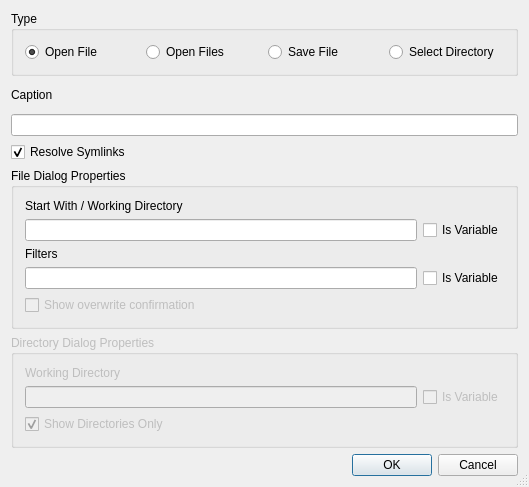
<?xml version="1.0" encoding="UTF-8"?>
<ui version="4.0">
 <class>FileDialogWizardDialog</class>
 <widget class="QDialog" name="FileDialogWizardDialog">
  <property name="geometry">
   <rect>
    <x>0</x>
    <y>0</y>
    <width>529</width>
    <height>487</height>
   </rect>
  </property>
  <property name="windowTitle">
   <string>QFileDialog Wizard</string>
  </property>
  <property name="sizeGripEnabled">
   <bool>true</bool>
  </property>
  <layout class="QVBoxLayout">
   <item>
    <widget class="QGroupBox" name="groupBox">
     <property name="title">
      <string>Type</string>
     </property>
     <layout class="QHBoxLayout">
      <item>
       <widget class="QRadioButton" name="rOpenFile">
        <property name="toolTip">
         <string>Select to create an 'Open File' dialog</string>
        </property>
        <property name="text">
         <string>Open File</string>
        </property>
        <property name="checked">
         <bool>true</bool>
        </property>
       </widget>
      </item>
      <item>
       <widget class="QRadioButton" name="rOpenFiles">
        <property name="toolTip">
         <string>Select to create an 'Open Files' dialog</string>
        </property>
        <property name="text">
         <string>Open Files</string>
        </property>
       </widget>
      </item>
      <item>
       <widget class="QRadioButton" name="rSaveFile">
        <property name="toolTip">
         <string>Select to create a 'Save File' dialog</string>
        </property>
        <property name="text">
         <string>Save File</string>
        </property>
       </widget>
      </item>
      <item>
       <widget class="QRadioButton" name="rDirectory">
        <property name="toolTip">
         <string>Select to create a 'Select Directory' dialog</string>
        </property>
        <property name="text">
         <string>Select Directory</string>
        </property>
       </widget>
      </item>
     </layout>
    </widget>
   </item>
   <item>
    <widget class="QLabel" name="TextLabel1">
     <property name="text">
      <string>Caption</string>
     </property>
    </widget>
   </item>
   <item>
    <widget class="QLineEdit" name="eCaption">
     <property name="toolTip">
      <string>Enter the caption text</string>
     </property>
    </widget>
   </item>
   <item>
    <widget class="QCheckBox" name="cSymlinks">
     <property name="toolTip">
      <string>Check to resolve symbolic links</string>
     </property>
     <property name="text">
      <string>Resolve Symlinks</string>
     </property>
     <property name="checked">
      <bool>true</bool>
     </property>
    </widget>
   </item>
   <item>
    <widget class="QGroupBox" name="filePropertiesGroup">
     <property name="title">
      <string>File Dialog Properties</string>
     </property>
     <layout class="QGridLayout">
      <item row="3" column="1">
       <widget class="QCheckBox" name="cFilters">
        <property name="toolTip">
         <string>Check this if the contents of the edit names a variable or variable function</string>
        </property>
        <property name="text">
         <string>Is Variable</string>
        </property>
       </widget>
      </item>
      <item row="3" column="0">
       <widget class="QLineEdit" name="eFilters">
        <property name="toolTip">
         <string>Enter the filter specifications separated by ';;'</string>
        </property>
       </widget>
      </item>
      <item row="1" column="1">
       <widget class="QCheckBox" name="cStartWith">
        <property name="toolTip">
         <string>Check this if the contents of the edit names a variable or variable function</string>
        </property>
        <property name="text">
         <string>Is Variable</string>
        </property>
       </widget>
      </item>
      <item row="1" column="0">
       <widget class="QLineEdit" name="eStartWith">
        <property name="toolTip">
         <string>Enter the working directory or a filename</string>
        </property>
       </widget>
      </item>
      <item row="2" column="0" colspan="2">
       <widget class="QLabel" name="TextLabel2">
        <property name="text">
         <string>Filters</string>
        </property>
       </widget>
      </item>
      <item row="4" column="0" colspan="2">
       <widget class="QCheckBox" name="cConfirmOverwrite">
        <property name="enabled">
         <bool>false</bool>
        </property>
        <property name="toolTip">
         <string>Select to show an overwrite confirmation dialog</string>
        </property>
        <property name="text">
         <string>Show overwrite confirmation</string>
        </property>
       </widget>
      </item>
      <item row="0" column="0" colspan="2">
       <widget class="QLabel" name="TextLabel3">
        <property name="text">
         <string>Start With / Working Directory</string>
        </property>
       </widget>
      </item>
     </layout>
    </widget>
   </item>
   <item>
    <widget class="QGroupBox" name="dirPropertiesGroup">
     <property name="enabled">
      <bool>false</bool>
     </property>
     <property name="title">
      <string>Directory Dialog Properties</string>
     </property>
     <layout class="QGridLayout">
      <item row="1" column="0">
       <widget class="QLineEdit" name="eWorkDir">
        <property name="toolTip">
         <string>Enter the working directory</string>
        </property>
       </widget>
      </item>
      <item row="0" column="0" colspan="2">
       <widget class="QLabel" name="TextLabel4">
        <property name="text">
         <string>Working Directory</string>
        </property>
       </widget>
      </item>
      <item row="1" column="1">
       <widget class="QCheckBox" name="cWorkDir">
        <property name="toolTip">
         <string>Check this if the contents of the edit names a variable or variable function</string>
        </property>
        <property name="text">
         <string>Is Variable</string>
        </property>
       </widget>
      </item>
      <item row="2" column="0" colspan="2">
       <widget class="QCheckBox" name="cDirOnly">
        <property name="toolTip">
         <string>Check to display directories only</string>
        </property>
        <property name="text">
         <string>Show Directories Only</string>
        </property>
        <property name="checked">
         <bool>true</bool>
        </property>
       </widget>
      </item>
     </layout>
    </widget>
   </item>
   <item>
    <widget class="QDialogButtonBox" name="buttonBox">
     <property name="orientation">
      <enum>Qt::Horizontal</enum>
     </property>
     <property name="standardButtons">
      <set>QDialogButtonBox::Cancel|QDialogButtonBox::Ok</set>
     </property>
    </widget>
   </item>
  </layout>
 </widget>
 <layoutdefault spacing="6" margin="11"/>
 <pixmapfunction>qPixmapFromMimeSource</pixmapfunction>
 <tabstops>
  <tabstop>rOpenFile</tabstop>
  <tabstop>rOpenFiles</tabstop>
  <tabstop>rSaveFile</tabstop>
  <tabstop>rDirectory</tabstop>
  <tabstop>eCaption</tabstop>
  <tabstop>cSymlinks</tabstop>
  <tabstop>eStartWith</tabstop>
  <tabstop>cStartWith</tabstop>
  <tabstop>eFilters</tabstop>
  <tabstop>cFilters</tabstop>
  <tabstop>cConfirmOverwrite</tabstop>
  <tabstop>eWorkDir</tabstop>
  <tabstop>cWorkDir</tabstop>
  <tabstop>cDirOnly</tabstop>
 </tabstops>
 <resources/>
 <connections>
  <connection>
   <sender>buttonBox</sender>
   <signal>accepted()</signal>
   <receiver>FileDialogWizardDialog</receiver>
   <slot>accept()</slot>
   <hints>
    <hint type="sourcelabel">
     <x>25</x>
     <y>464</y>
    </hint>
    <hint type="destinationlabel">
     <x>24</x>
     <y>488</y>
    </hint>
   </hints>
  </connection>
  <connection>
   <sender>buttonBox</sender>
   <signal>rejected()</signal>
   <receiver>FileDialogWizardDialog</receiver>
   <slot>reject()</slot>
   <hints>
    <hint type="sourcelabel">
     <x>124</x>
     <y>470</y>
    </hint>
    <hint type="destinationlabel">
     <x>124</x>
     <y>485</y>
    </hint>
   </hints>
  </connection>
 </connections>
</ui>
